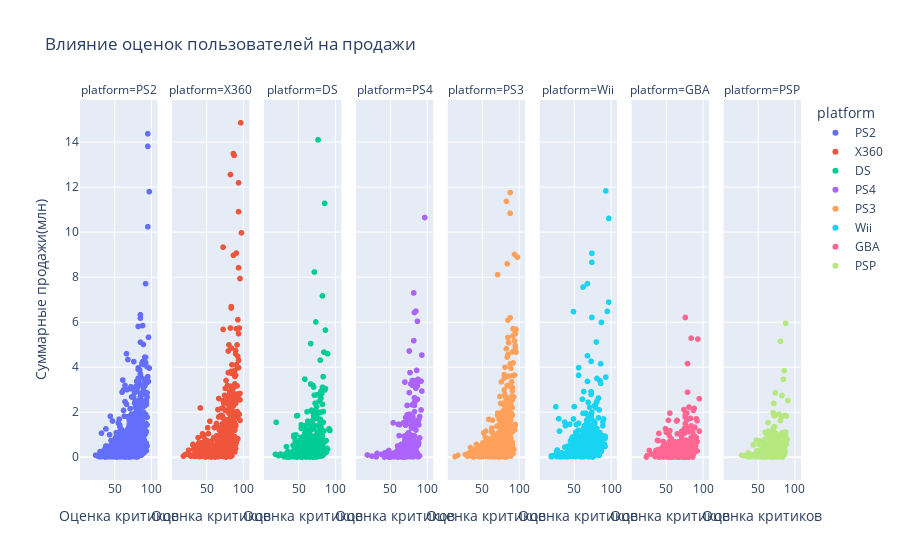

Notebook source saved alongside this figure:
### Markdown cell above
Теперь посмотрим, есть ли зависимость между оценками критиков и продажами

### Code cell
fig = px.scatter(
    data_top_platform,
    x='critic_score',
    y='total_sales',
    title='Влияние оценок пользователей на продажи',
    labels={'critic_score':'Оценка критиков','total_sales':'Суммарные продажи(млн)'},
    facet_col='platform',
    color='platform'
)
fig.show()

### Figure 1 — Plotly figure (JSON) as saved in the notebook; plotly's stock layout.template omitted (floating-point values rounded to 4 significant figures; data arrays with more than 128 entries replaced by an {"elided": "..."} marker saying what was removed)
{"data": [{"hovertemplate": "platform=PS2<br>Оценка критиков=%{x}<br>Суммарные продажи(млн)=%{y}<extra></extra>", "legendgroup": "PS2", "marker": {"color": "#636efa", "symbol": "circle"}, "mode": "markers", "name": "PS2", "showlegend": true, "type": "scattergl", "x": {"elided": "2127 int values"}, "xaxis": "x", "y": {"elided": "2127 float values"}, "yaxis": "y"}, {"hovertemplate": "platform=X360<br>Оценка критиков=%{x}<br>Суммарные продажи(млн)=%{y}<extra></extra>", "legendgroup": "X360", "marker": {"color": "#EF553B", "symbol": "circle"}, "mode": "markers", "name": "X360", "showlegend": true, "type": "scattergl", "x": {"elided": "1231 int values"}, "xaxis": "x2", "y": {"elided": "1231 float values"}, "yaxis": "y2"}, {"hovertemplate": "platform=DS<br>Оценка критиков=%{x}<br>Суммарные продажи(млн)=%{y}<extra></extra>", "legendgroup": "DS", "marker": {"color": "#00cc96", "symbol": "circle"}, "mode": "markers", "name": "DS", "showlegend": true, "type": "scattergl", "x": {"elided": "2116 int values"}, "xaxis": "x3", "y": {"elided": "2116 float values"}, "yaxis": "y3"}, {"hovertemplate": "platform=PS4<br>Оценка критиков=%{x}<br>Суммарные продажи(млн)=%{y}<extra></extra>", "legendgroup": "PS4", "marker": {"color": "#ab63fa", "symbol": "circle"}, "mode": "markers", "name": "PS4", "showlegend": true, "type": "scattergl", "x": {"elided": "392 int values"}, "xaxis": "x4", "y": {"elided": "392 float values"}, "yaxis": "y4"}, {"hovertemplate": "platform=PS3<br>Оценка критиков=%{x}<br>Суммарные продажи(млн)=%{y}<extra></extra>", "legendgroup": "PS3", "marker": {"color": "#FFA15A", "symbol": "circle"}, "mode": "markers", "name": "PS3", "showlegend": true, "type": "scattergl", "x": {"elided": "1305 int values"}, "xaxis": "x5", "y": {"elided": "1305 float values"}, "yaxis": "y5"}, {"hovertemplate": "platform=Wii<br>Оценка критиков=%{x}<br>Суммарные продажи(млн)=%{y}<extra></extra>", "legendgroup": "Wii", "marker": {"color": "#19d3f3", "symbol": "circle"}, "mode": "markers", "name": "Wii", "showlegend": true, "type": "scattergl", "x": {"elided": "1279 int values"}, "xaxis": "x6", "y": {"elided": "1279 float values"}, "yaxis": "y6"}, {"hovertemplate": "platform=GBA<br>Оценка критиков=%{x}<br>Суммарные продажи(млн)=%{y}<extra></extra>", "legendgroup": "GBA", "marker": {"color": "#FF6692", "symbol": "circle"}, "mode": "markers", "name": "GBA", "showlegend": true, "type": "scattergl", "x": {"elided": "810 int values"}, "xaxis": "x7", "y": {"elided": "810 float values"}, "yaxis": "y7"}, {"hovertemplate": "platform=PSP<br>Оценка критиков=%{x}<br>Суммарные продажи(млн)=%{y}<extra></extra>", "legendgroup": "PSP", "marker": {"color": "#B6E880", "symbol": "circle"}, "mode": "markers", "name": "PSP", "showlegend": true, "type": "scattergl", "x": {"elided": "1193 int values"}, "xaxis": "x8", "y": {"elided": "1193 float values"}, "yaxis": "y8"}], "layout": {"annotations": [{"font": {}, "showarrow": false, "text": "platform=PS2", "x": 0.05375, "xanchor": "center", "xref": "paper", "y": 1, "yanchor": "bottom", "yref": "paper"}, {"font": {}, "showarrow": false, "text": "platform=X360", "x": 0.1812, "xanchor": "center", "xref": "paper", "y": 1, "yanchor": "bottom", "yref": "paper"}, {"font": {}, "showarrow": false, "text": "platform=DS", "x": 0.3087, "xanchor": "center", "xref": "paper", "y": 1, "yanchor": "bottom", "yref": "paper"}, {"font": {}, "showarrow": false, "text": "platform=PS4", "x": 0.4363, "xanchor": "center", "xref": "paper", "y": 1, "yanchor": "bottom", "yref": "paper"}, {"font": {}, "showarrow": false, "text": "platform=PS3", "x": 0.5637, "xanchor": "center", "xref": "paper", "y": 1, "yanchor": "bottom", "yref": "paper"}, {"font": {}, "showarrow": false, "text": "platform=Wii", "x": 0.6912, "xanchor": "center", "xref": "paper", "y": 1, "yanchor": "bottom", "yref": "paper"}, {"font": {}, "showarrow": false, "text": "platform=GBA", "x": 0.8188, "xanchor": "center", "xref": "paper", "y": 1, "yanchor": "bottom", "yref": "paper"}, {"font": {}, "showarrow": false, "text": "platform=PSP", "x": 0.9463, "xanchor": "center", "xref": "paper", "y": 1, "yanchor": "bottom", "yref": "paper"}], "legend": {"title": {"text": "platform"}, "tracegroupgap": 0}, "title": {"text": "Влияние оценок пользователей на продажи"}, "xaxis": {"anchor": "y", "domain": [0, 0.1075], "title": {"text": "Оценка критиков"}}, "xaxis2": {"anchor": "y2", "domain": [0.1275, 0.235], "matches": "x", "title": {"text": "Оценка критиков"}}, "xaxis3": {"anchor": "y3", "domain": [0.255, 0.3625], "matches": "x", "title": {"text": "Оценка критиков"}}, "xaxis4": {"anchor": "y4", "domain": [0.3825, 0.49], "matches": "x", "title": {"text": "Оценка критиков"}}, "xaxis5": {"anchor": "y5", "domain": [0.51, 0.6175], "matches": "x", "title": {"text": "Оценка критиков"}}, "xaxis6": {"anchor": "y6", "domain": [0.6375, 0.745], "matches": "x", "title": {"text": "Оценка критиков"}}, "xaxis7": {"anchor": "y7", "domain": [0.765, 0.8725], "matches": "x", "title": {"text": "Оценка критиков"}}, "xaxis8": {"anchor": "y8", "domain": [0.8925, 1], "matches": "x", "title": {"text": "Оценка критиков"}}, "yaxis": {"anchor": "x", "domain": [0, 1], "title": {"text": "Суммарные продажи(млн)"}}, "yaxis2": {"anchor": "x2", "domain": [0, 1], "matches": "y", "showticklabels": false}, "yaxis3": {"anchor": "x3", "domain": [0, 1], "matches": "y", "showticklabels": false}, "yaxis4": {"anchor": "x4", "domain": [0, 1], "matches": "y", "showticklabels": false}, "yaxis5": {"anchor": "x5", "domain": [0, 1], "matches": "y", "showticklabels": false}, "yaxis6": {"anchor": "x6", "domain": [0, 1], "matches": "y", "showticklabels": false}, "yaxis7": {"anchor": "x7", "domain": [0, 1], "matches": "y", "showticklabels": false}, "yaxis8": {"anchor": "x8", "domain": [0, 1], "matches": "y", "showticklabels": false}}}
